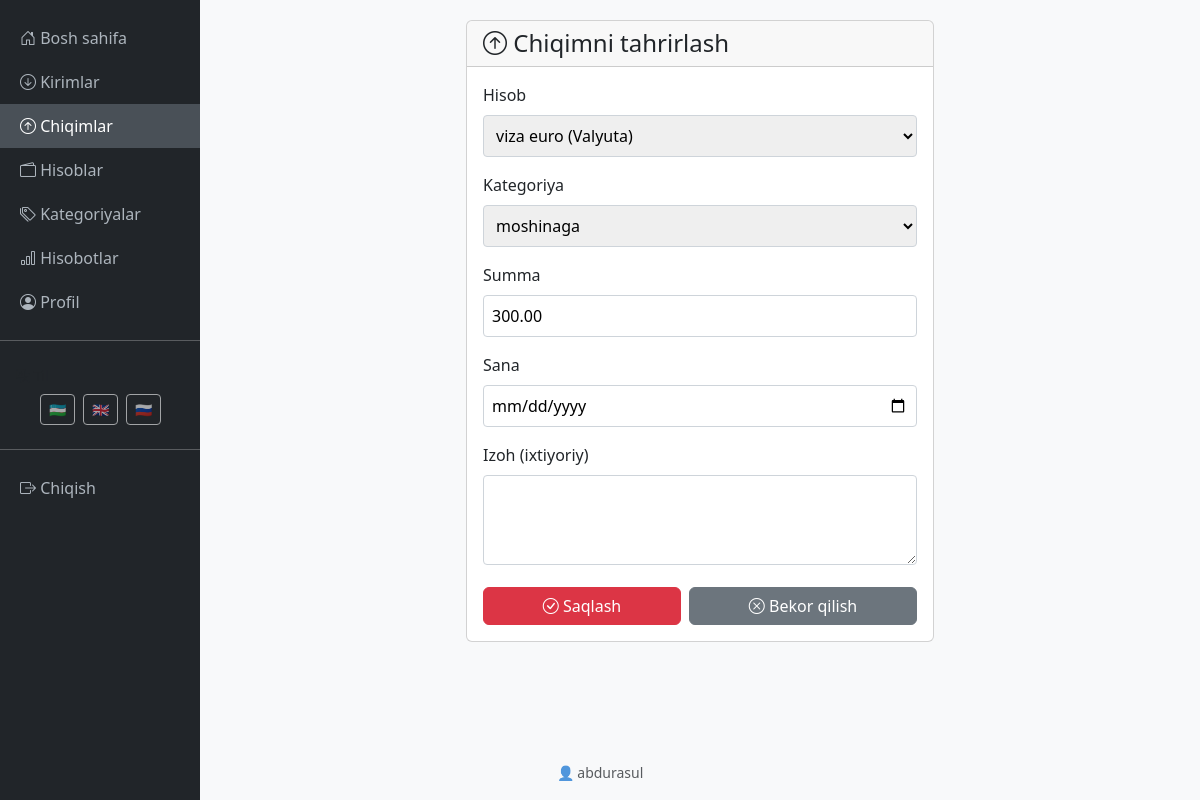
The page /uz/expense/3/edit/ (signed in) on the database its author committed.
### finance/models.py (models this page shows, shortened)
class Expense(models.Model):
    user = models.ForeignKey(User, on_delete=models.CASCADE, related_name='expenses')
    account = models.ForeignKey(Account, on_delete=models.CASCADE, verbose_name='Hisob')
    category = models.ForeignKey(ExpenseCategory, on_delete=models.SET_NULL, null=True, verbose_name='Kategoriya')
    amount = models.DecimalField(max_digits=12, decimal_places=2, verbose_name='Summa')
    date = models.DateField(verbose_name='Sana')
    description = models.TextField(blank=True, null=True, verbose_name='Izoh')
    created_at = models.DateTimeField(auto_now_add=True)
    class Meta:
        verbose_name = 'Chiqim'
        verbose_name_plural = 'Chiqimlar'
        ordering = ['-date', '-created_at']

### finance/views.py (the view)
# urls.py: path('expense/<int:pk>/edit/', expense_edit_view, name='expense_edit'),
@login_required
def expense_edit_view(request, pk):
    expense = get_object_or_404(Expense, pk=pk, user=request.user)
    if request.method == 'POST':
        form = ExpenseForm(request.user, request.POST, instance=expense)
        if form.is_valid():
            try:
                form.save()
                messages.success(request, 'Chiqim tahrirlandi!')
                return redirect('finance:expense_list')
            except ValidationError as e:
                messages.error(request, str(e))
        else:
            for field, errors in form.errors.items():
                for error in errors:
                    messages.error(request, error)
    else:
        form = ExpenseForm(request.user, instance=expense)
    return render(request, 'finance/expense_form.html', {'form': form, 'title': 'Chiqimni tahrirlash'})

### finance/forms.py (shortened to what this page needs)
class ExpenseForm(forms.ModelForm):
    class Meta:
        model = Expense
        fields = ['account', 'category', 'amount', 'date', 'description']
        widgets = {
            'date': forms.DateInput(attrs={'type': 'date'}),
            'description': forms.Textarea(attrs={'rows': 3}),
        }
    def __init__(self, user, *args, **kwargs):
        super().__init__(*args, **kwargs)
        self.fields['account'].queryset = Account.objects.filter(user=user)
        self.fields['category'].queryset = ExpenseCategory.objects.filter(user=user)
        self.user = user

### finance/models.py (called while the page is built)
    def __str__(self):
        return f"{self.name} ({self.get_account_type_display()})"

    def __str__(self):
        return self.name

### finance/templates/finance/expense_form.html (shortened to what this page needs)
{% extends 'finance/base.html' %}
{% load i18n %}
{% block content %}
<div class="row justify-content-center">
    <div class="col-md-6">
        <div class="card">
            <div class="card-header">
                <h4 class="mb-0"><i class="bi bi-arrow-up-circle"></i> {{ title }}</h4>
            </div>
            <div class="card-body">
                <form method="POST">
                    <div class="mb-3">
                        <label class="form-label">{% trans "Hisob" %}</label>
                        {{ form.account }}
                    </div>
                    <div class="mb-3">
                        <label class="form-label">{% trans "Kategoriya" %}</label>
                        {{ form.category }}
                    </div>
                    <div class="mb-3">
                        <label class="form-label">{% trans "Summa" %}</label>
                        {{ form.amount }}
                    </div>
                    <div class="mb-3">
                        <label class="form-label">{% trans "Sana" %}</label>
                        {{ form.date }}
                    </div>
                    <div class="mb-3">
                        <label class="form-label">{% trans "Izoh" %} ({% trans "ixtiyoriy" %})</label>
                        {{ form.description }}
                    </div>
                    <div class="d-flex gap-2">
                        <button type="submit" class="btn btn-danger flex-fill">
                            <i class="bi bi-check-circle"></i> {% trans "Saqlash" %}
                        </button>
                        <a href="{% url 'finance:expense_list' %}" class="btn btn-secondary flex-fill">
                            <i class="bi bi-x-circle"></i> {% trans "Bekor qilish" %}
                        </a>
                    </div>
                </form>
            </div>
        </div>
    </div>
</div>
{% endblock %}

### finance/templates/finance/base.html (shortened to what this page needs)
<!DOCTYPE html>
{% load i18n %}
<html lang="uz">
<head>
    <link href="https://cdn.jsdelivr.net/npm/bootstrap@5.3.0/dist/css/bootstrap.min.css" rel="stylesheet">
    <link rel="stylesheet" href="https://cdn.jsdelivr.net/npm/bootstrap-icons@1.10.0/font/bootstrap-icons.css">
</head>
<body>
    {% if user.is_authenticated and user.is_active %}
    <div class="container-fluid">
        <div class="row">
            <div class="col-md-2 sidebar p-0">
                <nav class="mt-3">
                    <a href="{% url 'finance:dashboard' %}" class="{% if request.resolver_match.url_name == 'dashboard' %}active{% endif %}">
                        <i class="bi bi-house-door"></i> {% trans "Bosh sahifa" %}
                    </a>
                    <a href="{% url 'finance:income_list' %}" class="{% if 'income' in request.path %}active{% endif %}">
                        <i class="bi bi-arrow-down-circle"></i> {% trans "Kirimlar" %}
                    </a>
                    <a href="{% url 'finance:expense_list' %}" class="{% if 'expense' in request.path %}active{% endif %}">
                        <i class="bi bi-arrow-up-circle"></i> {% trans "Chiqimlar" %}
                    </a>
                    <a href="{% url 'finance:account_list' %}" class="{% if 'account' in request.path %}active{% endif %}">
                        <i class="bi bi-wallet2"></i> {% trans "Hisoblar" %}
                    </a>
                    <a href="{% url 'finance:category_list' %}" class="{% if 'categor' in request.path %}active{% endif %}">
                        <i class="bi bi-tags"></i> {% trans "Kategoriyalar" %}
                    </a>
                    <a href="{% url 'finance:reports' %}" class="{% if 'reports' in request.path %}active{% endif %}">
                        <i class="bi bi-bar-chart"></i> {% trans "Hisobotlar" %}
                    </a>
                    <a href="{% url 'finance:profile' %}" class="{% if 'profile' in request.path %}active{% endif %}">
                        <i class="bi bi-person-circle"></i> {% trans "Profil" %}
                    </a>
                    <hr class="text-white">
                    <div class="px-3 py-2">
                        <small class="text-muted d-block mb-2"><i class="bi bi-translate"></i> {% trans "Til" %}</small>
                        <form action="{% url 'set_language' %}" method="post" id="language-form">
                            <div class="d-flex gap-2 justify-content-center">
                                <button type="submit" name="language" value="uz" class="btn btn-sm btn-outline-light lang-flag {% if LANGUAGE_CODE == 'uz' %}active{% endif %}" title="O'zbek">
                                    🇺🇿
                                </button>
                                <button type="submit" name="language" value="en" class="btn btn-sm btn-outline-light lang-flag {% if LANGUAGE_CODE == 'en' %}active{% endif %}" title="English">
                                    🇬🇧
                                </button>
                                <button type="submit" name="language" value="ru" class="btn btn-sm btn-outline-light lang-flag {% if LANGUAGE_CODE == 'ru' %}active{% endif %}" title="Русский">
                                    🇷🇺
                                </button>
                            </div>
                        </form>
                    </div>
                    <hr class="text-white">
                    <a href="{% url 'finance:logout' %}">
                        <i class="bi bi-box-arrow-right"></i> {% trans "Chiqish" %}
                    </a>
                </nav>
                <div class="p-3 text-center position-absolute bottom-0 w-100">
                    <small class="text-muted">👤 {{ user.username }}</small>
                </div>
            </div>
            <div class="col-md-10 main-content">
                {% block content %}{% endblock %}
            </div>
        </div>
    </div>
    {% endif %}
</body>
</html>

### finance/templates/finance/base.html (style rules this page uses)
body { background-color: #f8f9fa; }
.sidebar { min-height: 100vh; background-color: #212529; }
.sidebar a { color: #adb5bd; text-decoration: none; padding: 10px 20px; display: block; transition: all 0.3s; }
.sidebar a:hover, .sidebar a.active { background-color: #495057; color: #fff; }
.main-content { padding: 20px; }
.lang-flag { cursor: pointer; opacity: 0.6; transition: opacity 0.3s; }

### finance/templates/finance/expense_form.html (style rules this page uses)
select, input, textarea { width: 100%; padding: 8px; border: 1px solid #ced4da; border-radius: 4px; }

### rows shown on the page
Expense: account "viza euro (Valyuta)", category "moshinaga", amount "300.00"

### other values the page prints
{{ user.username }} "abdurasul"
{{ title }} "Chiqimni tahrirlash"
